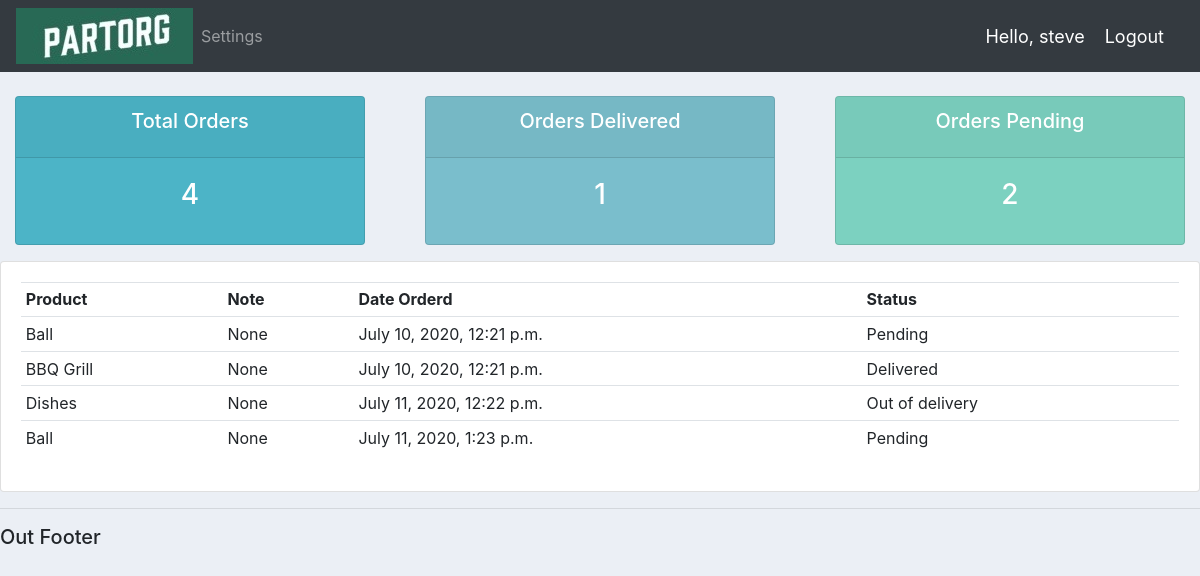
Page /user/ (signed in) on the committed database.
### accounts/models.py (models this page shows, shortened)
class Order(models.Model):
	STATUS = (
		('Pending','Pending'),
		('Out of delivery','Out of delivery'),
		('Delivered','Delivered'),
		)
	customer = models.ForeignKey(Customer, null=True, on_delete=models.SET_NULL)
	product = models.ForeignKey(Product, null=True, on_delete=models.SET_NULL)
	date_created = models.DateTimeField(auto_now_add=True, null=True)
	status = models.CharField(max_length=200, null=True, choices=STATUS)
	note = models.CharField(max_length=1000, null=True)

class Product(models.Model):
	CATEGORY = (
		('Indoor', 'Indoor'),
		('Out Door', 'Out Door'),
		)
	name = models.CharField(max_length=200, null=True)
	price = models.FloatField(null=True)
	category = models.CharField(max_length=200, null=True, choices=CATEGORY)
	description = models.CharField(max_length=200, null=True, blank=True)
	date_created = models.DateTimeField(auto_now_add=True, null=True)
	tags = models.ManyToManyField(Tag)
	def __str__(self):
		return self.name

### accounts/decorators.py (the view)
		def wrapper_func(request, *args, **kwargs):
			group = None
			if request.user.groups.exists():
				group = request.user.groups.all()[0].name
			if group in allowed_roles:
				return view_func(request, *args, **kwargs)
			else:
				return HttpResponse('You are not authorised to view this page.')

### accounts/views.py (called while the page is built)
@login_required(login_url='login')
@allowed_users(allowed_roles=['customer'])
def userPage(request):
	orders = request.user.customer.order_set.all()
	total_orders = orders.count()
	delivered = orders.filter(status='Delivered').count()
	pending = orders.filter(status='Pending').count()
	context = {'orders':orders,
				'total_orders':total_orders,
				'delivered':delivered,
				'pending':pending}
	return render(request, 'accounts/user.html', context)

### accounts/templates/accounts/user.html
{% extends 'accounts/main.html' %}
{% block content %}
{% include 'accounts/status.html' %}
<div class="row">
	<div class="col-md">
		<div class="card card-body">
			<table class="table table-sm">
				<tr>
					<th>Product</th>
					<th>Note</th>
					<th>Date Orderd</th>
					<th>Status</th>
				</tr>
				{% for order in orders %}
					<tr>
						<td>{{ order.product }}</td>
						<td>{{ order.note }}</td>
						<td>{{ order.date_created }}</td>
						<td>{{ order.status }}</td>
					</tr>
				{% endfor %}
			</table>
		</div>
	</div>
</div>
{% endblock %}

### accounts/templates/accounts/navbar.html (shortened to what this page needs)
{% load static %}
<nav class="navbar navbar-expand-lg navbar-dark bg-dark">
  <img src="{% static '/images/logo2.jpg' %}">
  <div class="collapse navbar-collapse" id="navbarNav">
    <ul class="navbar-nav">
      {% if request.user.is_staff %}
      <li class="nav-item active">
        <a class="nav-link" href="{% url 'home' %}">Dashboard</a>
      </li>
      <li class="nav-item">
        <a class="nav-link" href="{% url 'products' %}">Products</a>
      </li>
      {% else %}
        <li class="nav-item">
          <a class="nav-link" href="{% url 'account' %}">Settings</a>
        </li>
      {% endif %}
    </ul>
  </div>
  <span class="hello-msg">Hello, {{ request.user }}</span>
  <span ><a class="hello-msg" href="{% url 'logout' %}">Logout</a></span>
</nav>

### static/css/main.css (style rules this page uses)
body { background-color: #ebeff5; }

### accounts/templates/accounts/navbar.html (style rules this page uses)
.hello-msg { font-size: 18px; color: #fff; margin-right: 20px; }

### rows in the picture
Order: product "Ball", note "None", date_created "July 10, 2020, 12:21 p.m.", status "Pending"
Order: product "BBQ Grill", note "None", date_created "July 10, 2020, 12:21 p.m.", status "Delivered"
Order: product "Dishes", note "None", date_created "July 11, 2020, 12:22 p.m.", status "Out of delivery"
Order: product "Ball", note "None", date_created "July 11, 2020, 1:23 p.m.", status "Pending"

### other values in the picture
{{ request.user }} "steve"
{{ total_orders }} "4"
{{ delivered }} "1"
{{ pending }} "2"
